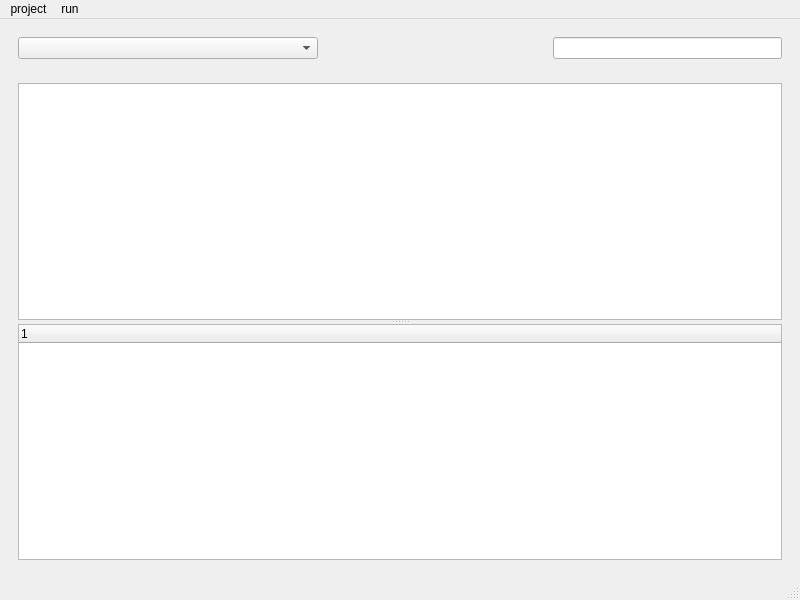
<?xml version="1.0" encoding="UTF-8"?>
<ui version="4.0">
 <class>QNetworkCapture</class>
 <widget class="QMainWindow" name="QNetworkCapture">
  <property name="geometry">
   <rect>
    <x>0</x>
    <y>0</y>
    <width>800</width>
    <height>600</height>
   </rect>
  </property>
  <property name="windowTitle">
   <string>QNetworkCapture</string>
  </property>
  <widget class="QWidget" name="centralwidget">
   <layout class="QVBoxLayout" name="verticalLayout_2">
    <item>
     <widget class="QWidget" name="widget" native="true">
      <layout class="QHBoxLayout" name="horizontalLayout">
       <item>
        <widget class="QComboBox" name="comboBox">
         <property name="minimumSize">
          <size>
           <width>300</width>
           <height>0</height>
          </size>
         </property>
        </widget>
       </item>
       <item>
        <spacer name="horizontalSpacer">
         <property name="orientation">
          <enum>Qt::Horizontal</enum>
         </property>
         <property name="sizeHint" stdset="0">
          <size>
           <width>40</width>
           <height>20</height>
          </size>
         </property>
        </spacer>
       </item>
       <item>
        <widget class="QLineEdit" name="lineEdit"/>
       </item>
      </layout>
     </widget>
    </item>
    <item>
     <widget class="QWidget" name="widget_2" native="true">
      <layout class="QVBoxLayout" name="verticalLayout">
       <item>
        <widget class="QSplitter" name="splitter">
         <property name="orientation">
          <enum>Qt::Vertical</enum>
         </property>
         <widget class="QTableWidget" name="tableWidget"/>
         <widget class="QTreeWidget" name="treeWidget">
          <column>
           <property name="text">
            <string notr="true">1</string>
           </property>
          </column>
         </widget>
        </widget>
       </item>
      </layout>
     </widget>
    </item>
   </layout>
  </widget>
  <widget class="QMenuBar" name="menubar">
   <property name="geometry">
    <rect>
     <x>0</x>
     <y>0</y>
     <width>800</width>
     <height>17</height>
    </rect>
   </property>
   <widget class="QMenu" name="menuproject">
    <property name="title">
     <string>project</string>
    </property>
   </widget>
   <widget class="QMenu" name="menurun">
    <property name="title">
     <string>run</string>
    </property>
    <addaction name="actionrun_and_stop"/>
    <addaction name="actionclear"/>
   </widget>
   <addaction name="menuproject"/>
   <addaction name="menurun"/>
  </widget>
  <widget class="QStatusBar" name="statusbar"/>
  <action name="actionrun_and_stop">
   <property name="icon">
    <iconset resource="../QNetworkCapture.qrc">
     <normaloff>:/Image/start.png</normaloff>:/Image/start.png</iconset>
   </property>
   <property name="text">
    <string>run and stop</string>
   </property>
  </action>
  <action name="actionclear">
   <property name="icon">
    <iconset resource="../QNetworkCapture.qrc">
     <normaloff>:/Image/empty.png</normaloff>:/Image/empty.png</iconset>
   </property>
   <property name="text">
    <string>clear</string>
   </property>
  </action>
 </widget>
 <resources>
  <include location="../QNetworkCapture.qrc"/>
 </resources>
 <connections/>
</ui>
